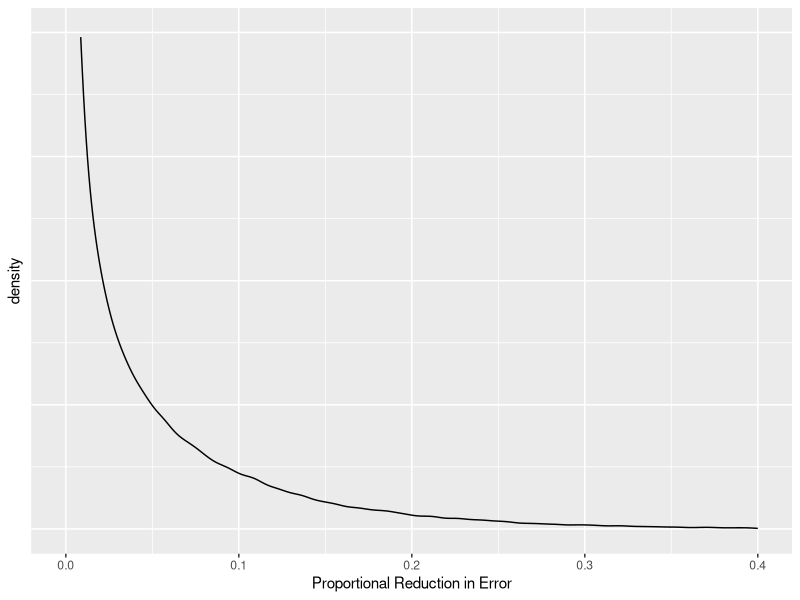
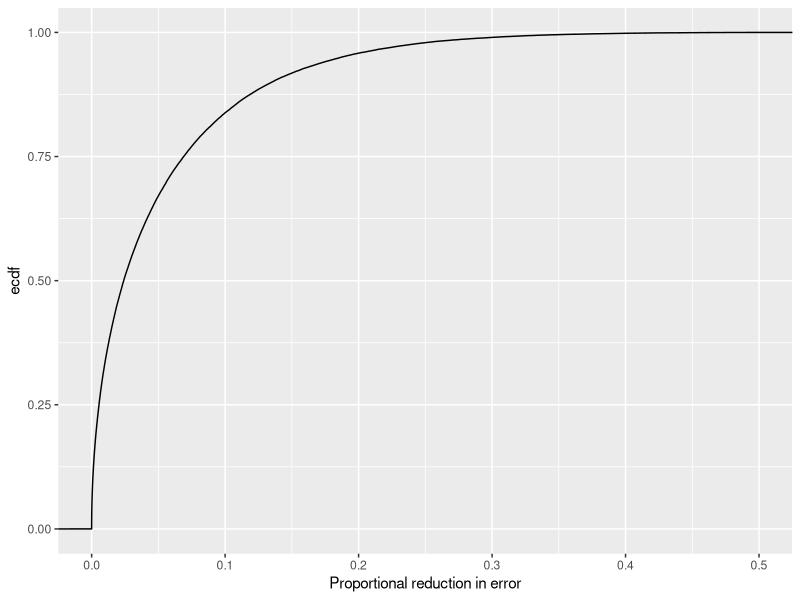

These charts were generated, in order, by the following R code:
## ---- chunk 1
#| echo: false
#| warning: false
library(tidyverse)
library(kableExtra)
## ---- chunk 2
# make example reproducible
set.seed(1)

# set the sample size
sample_size = 20

# draw a sample from the population distribution
df.sample = tibble(
    # enumerate the observations in the sample
    observation = 1:sample_size,
    # randomly sample the observed values
    value = rnorm(sample_size, mean = 50, sd = 5)
)
df.sample
## ---- chunk 3
df.sample <- df.sample %>%
    # these are the "predictions" of each model
    mutate(
        compact = 50,
        augmented = mean(value),
        # SSE associated with the compact model
        sse_compact = (value - compact) ^ 2,
        # SSE associated with the augmented model
        sse_augmented = (value - augmented) ^ 2,
        # sum of squares reduced (SSR)
        ssr = sse_compact - sse_augmented,
)
df.sample
## ---- chunk 4
df.summary <- df.sample %>%
    summarise(across(everything(), sum)) %>%
    mutate(pre = ssr / sse_compact)
df.summary
## ---- chunk 5
#| warning: false
n_samples = 100000
# true mean of the distribution
mu = 50
# true standard deviation of the errors
sigma = 5

# function to draw samples from the population distribution
fun.draw_sample = function(sample_size, mu, sigma) {
    sample = mu + rnorm(sample_size,
                        mean = 0,
                        sd = sigma)
    return(sample)
}

# draw samples
samples = n_samples %>%
    replicate(fun.draw_sample(sample_size, mu, sigma)) %>%
    # transpose the resulting matrix
    t()

# put samples in data frame and compute PRE
df.samples = samples %>%
    as_tibble(.name_repair = ~ str_c(1:ncol(samples))) %>%
    mutate(sample = 1:n()) %>%
    pivot_longer(cols = -sample,
                 names_to = "index",
                 values_to = "value") %>%
    mutate(compact = mu) %>%
    group_by(sample) %>%
    mutate(augmented = mean(value)) %>%
    summarize(
        # SSE associated with the compact model
        sse_compact = sum((value - compact) ^ 2),
        # SSE associated with the augmented model
        sse_augmented = sum((value - augmented) ^ 2),
        # sum of squares reduced (SSR)
        ssr = sse_compact - sse_augmented,
        # PRE calculation
        pre = ssr / sse_compact
    )
## ---- chunk 6
#| warning: false
samples %>%
    as_tibble(.name_repair = ~ str_c(1:ncol(samples))) %>%
    mutate(sample = 1:n()) %>%
    pivot_longer(cols = -sample,
                 names_to = "index",
                 values_to = "value") %>%
    mutate(compact = mu) %>%
    group_by(sample) %>%
    mutate(augmented = mean(value)) %>%
    ungroup() %>%
    mutate(index = as.numeric(index)) %>%
    arrange(sample, index) %>%
    slice_head(n=25) %>%
    kable(digits = 2) %>%
    kable_styling(bootstrap_options = "striped", full_width = F)
## ---- chunk 7
#| warning: false
ggplot(data = df.samples,
       mapping = aes(x = pre)) +
    stat_density(geom = "line") +
    labs(x = "Proportional Reduction in Error") +
    lims(x = c(0, .4), y = c(0, 20)) +
    theme(axis.text.y = element_blank(), axis.ticks.y = element_blank())
## ---- chunk 8
#| warning: false
# plot the cumulative sampling distribution for PRE
ggplot(data = df.samples,
       mapping = aes(x = pre)) +
    stat_ecdf(geom = "line") +
    labs(x = "Proportional reduction in error") +
    lims(x = c(0, .5), y = c(0, 1))
## ---- chunk 9
df.samples %>%
    select(pre) %>%
    group_by(ints = cut_width(pre, width = .01, boundary = 0)) %>%
    summarise("prop" = n() / n_samples) %>%
    mutate("cum. prop" = cumsum(prop)) %>%
    ungroup() %>%
    slice_head(n = 40) %>%
    kable(digits = 2) %>%
    kable_styling(bootstrap_options = "striped", full_width = FALSE)
## ---- chunk 10
#| warning: false
df.samples %>%
    summarize(p_value = sum(pre >= df.summary$pre) / n())
